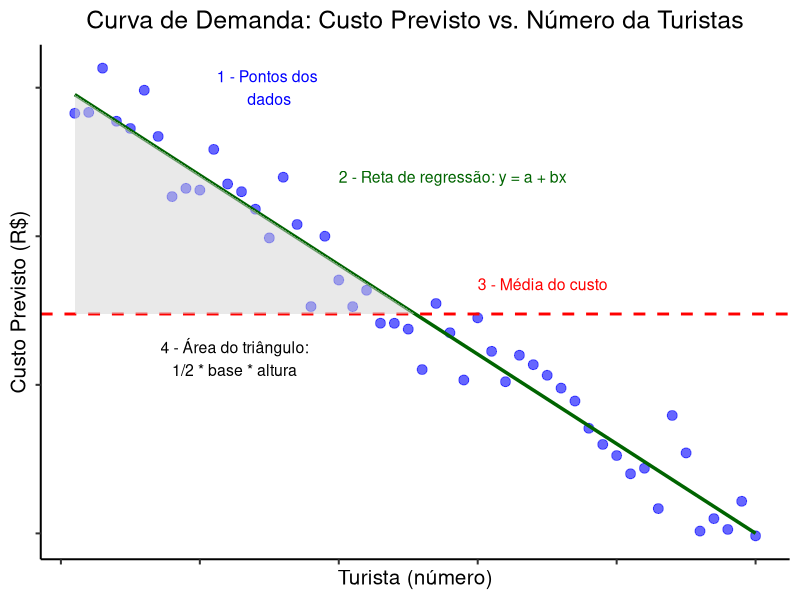

This figure's R source:
# Carregar as bibliotecas necessárias
library(ggplot2)
library(dplyr)

# Gerar dados fictícios seguindo uma tendência de demanda
set.seed(123)
n <- 50
Visita <- 1:n  # Número da visita
Custo_previsto <- 2000 - 30 * Visita + rnorm(n, sd = 100)  # Relação linear decrescente (curva de demanda)

dados <- data.frame(
  Visita = Visita,
  Custo_previsto = Custo_previsto
)

# Calcular a média do custo previsto
media_custo <- mean(dados$Custo_previsto)

# Ajustar o modelo linear (reta de regressão)
modelo <- lm(Custo_previsto ~ Visita, data = dados)
coeficientes <- coef(modelo)

# Criar pontos para o triângulo (área entre a reta e a média)
dados_triangulo <- data.frame(
  x = c(min(dados$Visita), min(dados$Visita), median(dados$Visita)),
  y = c(predict(modelo, newdata = data.frame(Visita = min(dados$Visita))),
        media_custo,
        media_custo)
)

# Criar o gráfico com ggplot2
ggplot(dados, aes(x = Visita, y = Custo_previsto)) +
  geom_point(color = "blue", size = 3, alpha = 0.6) +
  geom_smooth(method = "lm", se = FALSE, color = "darkgreen", linewidth = 1.2) +
  geom_hline(yintercept = media_custo, linetype = "dashed", color = "red", size = 1) +
  geom_polygon(data = dados_triangulo, aes(x = x, y = y), fill = "lightgray", alpha = 0.5) +
  annotate(
    "text", x = 15, y = 2000, 
    label = "1 - Pontos dos \ndados", color = "blue", size = 4, hjust = 0.5) +
  annotate(
    "text", x = 20, y = 1700, 
    label = "2 - Reta de regressão: y = a + bx", color = "darkgreen", size = 4, hjust = 0) +
  annotate(
    "text", x = 30, y = media_custo + 100, 
    label = "3 - Média do custo", color = "red", size = 4, hjust = 0) +
  annotate(
    "text", x = n / 4, y = media_custo - 150, 
    label = "4 - Área do triângulo:\n1/2 * base * altura", 
    color = "black", size = 4, hjust = 0.5) +
  labs(
    title = "Curva de Demanda: Custo Previsto vs. Número da Turistas",
    x = "Turista (número)",
    y = "Custo Previsto (R$)" ) +
  theme_classic(base_size = 15) +
  theme(
    plot.title = element_text(hjust = 0.5),  # Centralizar o título
    axis.text.y = element_blank(),  # Remover os valores do eixo Y
    axis.text.x = element_blank()   # Remover os valores do eixo X
  )
